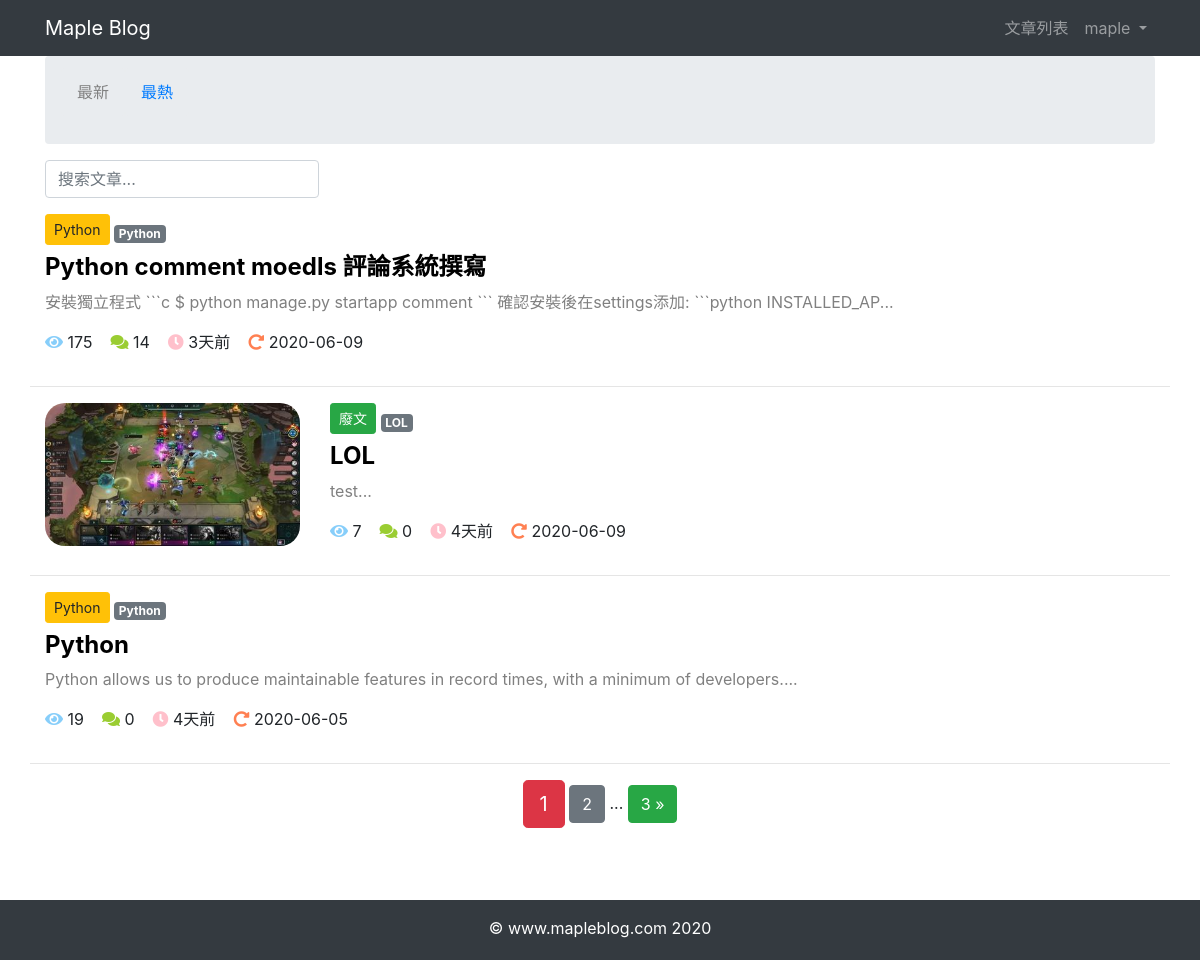
Screenshot of / (signed in) with the database file from the repository.
### article/models.py (models this page shows, shortened)
class ArticlePost(models.Model):
    author = models.ForeignKey(User, on_delete=models.CASCADE)
    title = models.CharField(max_length=100)
    body = models.TextField()
    created = models.DateTimeField(default=timezone.now)
    updated = models.DateTimeField(auto_now=True)
    total_views = models.PositiveIntegerField(default=0)
    column = models.ForeignKey(
        ArticleColumn,
        null=True,
        blank=True,
        on_delete=models.CASCADE,
        related_name='article'
    )
    tags = TaggableManager(blank=True)
    avatar = ProcessedImageField(
        upload_to='article/%Y%m%d',
        processors=[ResizeToFit(width=400)],
        blank=True,
        format='JPEG',
        options={'quality': 100},
    )
    likes = models.PositiveIntegerField(default=0)
    class Meta:
        ordering = ('-created',)

class ArticleColumn(models.Model):
    title = models.CharField(max_length=100, blank=True)
    created = models.DateTimeField(default=timezone.now)
    def __str__(self):
        return self.title

### article/views.py (the view)
# urls.py: path('', article_list, name='home'),
def article_list(request):
    search = request.GET.get('search')
    order = request.GET.get('order')
    column = request.GET.get('column')
    tag = request.GET.get('tag')
    article_list = ArticlePost.objects.all()
    if search:
        article_list = article_list.filter(
            Q(title__icontains=search) |
            Q(body__icontains=search)
        )
    else:
        search = ''
    if column is not None and column.isdigit():
        article_list = article_list.filter(column=column)
    if tag and tag != 'None':
        article_list = article_list.filter(tags__name__in=[tag])
    if order == 'total_views':
        article_list = article_list.order_by('-total_views')
    paginator = Paginator(article_list, 3) # 每頁顯示X篇文章
    page = request.GET.get('page') # 獲取url中的頁碼
    articles = paginator.get_page(page) # 將導航對象相應的頁碼內容返回給articles
    context = {
        'articles': articles,
        'order': order,
        'search': search,
        'column': column,
        'tag': tag,
    } # 傳遞給模板，每頁的文章、排序、搜索、欄目、標籤
    return render(request, 'article/list.html', context) # render函數:載入模板，返回context對象

### article/templatetags/my_filters_and_tags.py (called while the page is built)
@register.filter(name='timesince_zh')
def time_since_zh(value):
    now = timezone.now()
    diff = now - value
    if diff.days == 0 and diff.seconds >= 0 and diff.seconds < 60:
        return '剛剛'
    if diff.days == 0 and diff.seconds >= 60 and diff.seconds < 3600:
        return str(math.floor(diff.seconds / 60)) + "分鐘前"
    if diff.days == 0 and diff.seconds >= 3600 and diff.seconds < 86400:
        return str(math.floor(diff.seconds / 3600)) + "小時前"
    if diff.days >= 1 and diff.days < 30:
        return str(diff.days) + "天前"
    if diff.days >= 30 and diff.days < 365:
        return str(math.floor(diff.days / 30)) + "個月前"
    if diff.days >= 365:
        return str(math.floor(diff.days / 365)) + "年前"

### templates/article/list.html (shortened to what this page needs)
{% extends "base.html" %}
{% load static %}
{% load my_filters_and_tags %}
{% block content %}
<div class="container">
    <nav aria-label="breadcrumb">
        <ol class="breadcrumb">
            <li class="breadcrumb">
                {% if order != 'total_views' %}
                    <span style="color: gray"
                        class="">最新
                    </span>
                {% else %}
                    <a href="{% url 'article:article_list' %}?search={{ search }}&column={{ column }}&tag={{ tag }}"
                        class="">最新
                    </a>
                {% endif %}
            </li>
            <li class="breadcrumb">
                {% if order == 'total_views' %}
                    <span style="color: gray"
                        class="">最熱
                    </span>
                {% else %}
                    <a href="{% url 'article:article_list' %}?order=total_views&search={{ search }}&column={{ column }}&tag={{ tag }}"
                        class="">最熱
                    </a>
                {% endif %}
            </li>
        </ol>
    </nav>
    <div class="row">
        <div class="col-auto mr-auto">
            <form class="form-inline" >
                <input type="text"
                    class="form-control mb-2 mr-sm-2"
                    name="search"
                    placeholder="搜索文章..."
                    required
                >
            </form>
        </div>
    </div>
    <div class="row mt-2">
        {% for article in articles %}
            {% if article.avatar %}
                <div class="col-3">
                    <img src="{{ article.avatar.url }}"
                        alt="avatar"
                        style="border-radius: 20px"
                        class="img-fluid"
                    >
                </div>
            {% endif %}
            <div class="col">
                {% if article.column %}
                    <button type="button"
                        class="btn btn-sm mb-2
                            {% if article.column.title == 'Django' %}
                                btn-success
                            {% elif article.column.title == 'Java' %}
                                btn-danger
                            {% elif article.column.title == 'HTML' %}
                                btn-warning
                            {% elif article.column.title == 'Python' %}
                                btn-warning
                            {% elif article.column.title == '廢文' %}
                                btn-success
                            {% endif %}
                        "
                    >
                        {{ article.column }}
                    </button>
                {% endif %}
                <span>
                    {% for tag in article.tags.all %}
                        <a href="{% url 'article:article_list' %}?tag={{ tag }}"
                            class="badge badge-secondary"
                        >
                            {{ tag }}
                        </a>
                    {% endfor %}
                </span>
                <h4>
                    <b>
                        <a href="{% url 'article:article_detail' article.id %}"
                           style="color: black;"
                        >
                            {{ article.title }}
                        </a>
                    </b>
                </h4>
                <div>
                    <p style="color: gray;">
                        {{ article.body|slice:'100' }}...
                    </p>
                </div>
                <p>
                    <span>
                        <i class="fas fa-eye" style="color: lightskyblue;"></i>
                        {{ article.total_views }}&nbsp;&nbsp;&nbsp;
                    </span>
                    <span>
                        <i class="fas fa-comments" style="color: yellowgreen;"></i>
                        {{ article.comments.count }}&nbsp;&nbsp;&nbsp;
                    </span>
                    <span>
                        <i class="fas fa-clock" style="color: rgb(255, 192, 203);"></i>
                        {{ article.created|timesince_zh }}&nbsp;&nbsp;&nbsp;
                    </span>
                    <span>
                        <i class="fas fa-redo-alt" style="color: rgb(255, 128, 82);"></i>
                        {{ article.updated|date:'Y-m-d' }}
                    </span>
                </p>
            </div>
            <hr style="width: 100%;"/>
        {% endfor %}
    </div>
        <div class="pagination row">
            <div class="m-auto">
                <span class="step-links">
                <span class="current btn btn-danger btn-lg">
                    {{ articles.number }}
                </span>
                {% if articles.has_next %}
                <a href="?page={{ articles.next_page_number }}&order={{ order }}&search={{ search }}&column={{ column }}&tag={{ tag }}"
                    class="btn btn-secondary">{{ articles.next_page_number }}</a>
                <span>...</span>
                <a href="?page={{ articles.paginator.num_pages }}&order={{ order }}&search={{ search }}&column={{ column }}&tag={{ tag }}"
                    class="btn btn-success">{{ articles.paginator.num_pages }} &raquo;
                </a>
                {% endif %}
            </span>
        </div>
    </div>
</div>
{% endblock content %}

### templates/header.html (shortened to what this page needs)
{% load notifications_tags %}
<nav class="navbar navbar-expand-lg navbar-dark bg-dark">
    <div class="container">
      <a class="navbar-brand" href="{% url 'article:article_list' %}">Maple Blog</a>
      <div>
        <ul class="navbar-nav">
          <li class="nav-item">
            <a class="nav-link" href="{% url 'article:article_list' %}">文章列表</a>
          {% if user.is_authenticated %}
            <li class="nav-item dropdown">
              <a class="nav-link dropdown-toggle" href="#" id="navbarDropdown" role="button" data-toggle="dropdown" aria-haspopup="true" aria-expanded="false">
                {{ user.username }}
              </a>
            </li>
          {% else %}
            <li class="nav-item">
              <a class="nav-link" href="{% url 'account_login' %}">登錄</a>
            </li>
          {% endif %}
          </li>
        </ul>
      </div>
    </div>
</nav>

### templates/base.html (style rules this page uses)
html, body { height: 100%; margin: 0; }

### rows the page displays
ArticlePost: column "Python", title "Python comment moedls 評論系統撰寫", body "安裝獨立程式 ```c $ python manage.py startapp comment ``` 確認安裝後在settings添加: ```python INSTALLED_AP", total_views "175", comments.count "14", created "3天前", updated "2020-06-09"
Tag: name "Python"
ArticlePost: avatar (picture), column "廢文", title "LOL", body "test", total_views "7", comments.count "0", created "4天前", updated "2020-06-09"
Tag: name "LOL"
ArticlePost: column "Python", title "Python", body "Python allows us to produce maintainable features in record times, with a minimum of developers.", total_views "19", comments.count "0", created "4天前", updated "2020-06-05"

### other values shown
{{ user.username }} "maple"
{{ articles.number }} "1"
{{ articles.next_page_number }} "2"
{{ articles.paginator.num_pages }} "3"
